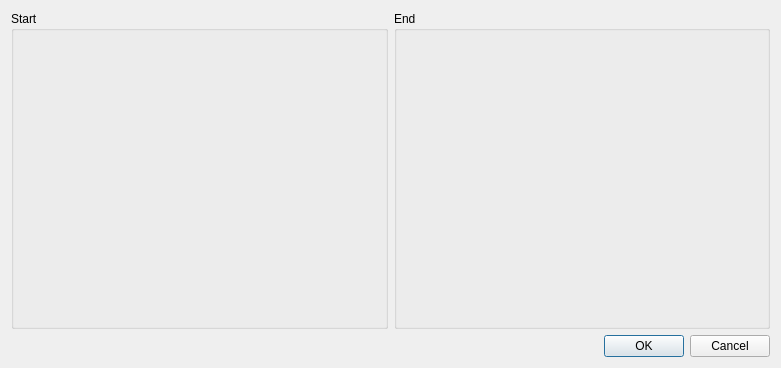
<?xml version="1.0" encoding="UTF-8"?>
<ui version="4.0">
 <class>TimeInputDialog</class>
 <widget class="QDialog" name="TimeInputDialog">
  <property name="geometry">
   <rect>
    <x>0</x>
    <y>0</y>
    <width>781</width>
    <height>368</height>
   </rect>
  </property>
  <property name="windowTitle">
   <string>Dialog</string>
  </property>
  <layout class="QGridLayout" name="gridLayout">
   <item row="0" column="0">
    <widget class="QGroupBox" name="startBox">
     <property name="title">
      <string>Start</string>
     </property>
     <layout class="QGridLayout" name="gridLayout_2">
      <item row="0" column="0">
       <widget class="QWidget" name="startWidget" native="true"/>
      </item>
     </layout>
    </widget>
   </item>
   <item row="0" column="1">
    <widget class="QGroupBox" name="endBox">
     <property name="title">
      <string>End</string>
     </property>
     <layout class="QGridLayout" name="gridLayout_3">
      <item row="0" column="0">
       <widget class="QWidget" name="endWidget" native="true"/>
      </item>
     </layout>
    </widget>
   </item>
   <item row="1" column="0" colspan="2">
    <widget class="QDialogButtonBox" name="buttonBox">
     <property name="orientation">
      <enum>Qt::Horizontal</enum>
     </property>
     <property name="standardButtons">
      <set>QDialogButtonBox::Cancel|QDialogButtonBox::Ok</set>
     </property>
    </widget>
   </item>
  </layout>
 </widget>
 <resources/>
 <connections>
  <connection>
   <sender>buttonBox</sender>
   <signal>accepted()</signal>
   <receiver>TimeInputDialog</receiver>
   <slot>accept()</slot>
   <hints>
    <hint type="sourcelabel">
     <x>248</x>
     <y>254</y>
    </hint>
    <hint type="destinationlabel">
     <x>157</x>
     <y>274</y>
    </hint>
   </hints>
  </connection>
  <connection>
   <sender>buttonBox</sender>
   <signal>rejected()</signal>
   <receiver>TimeInputDialog</receiver>
   <slot>reject()</slot>
   <hints>
    <hint type="sourcelabel">
     <x>316</x>
     <y>260</y>
    </hint>
    <hint type="destinationlabel">
     <x>286</x>
     <y>274</y>
    </hint>
   </hints>
  </connection>
 </connections>
</ui>
